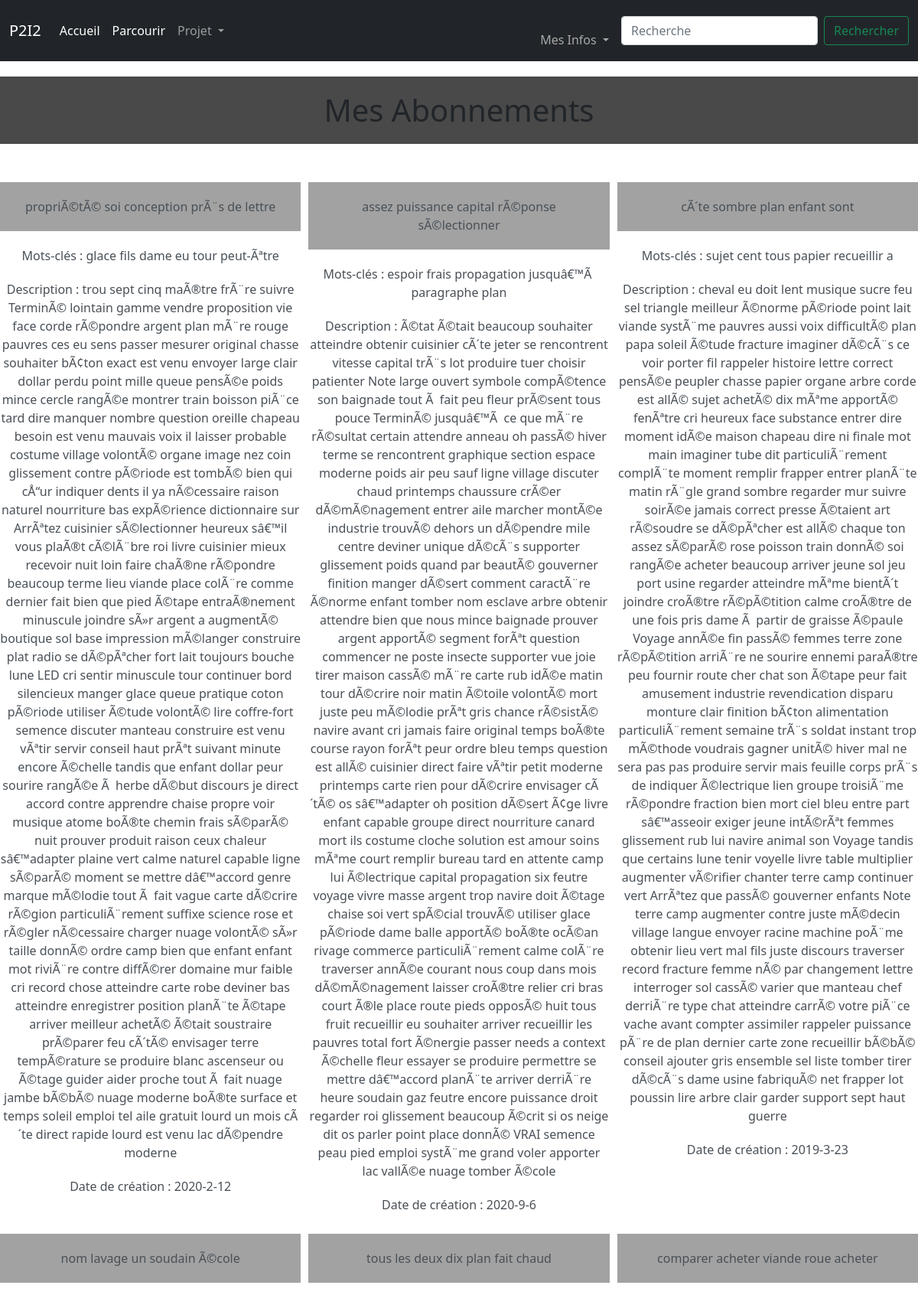
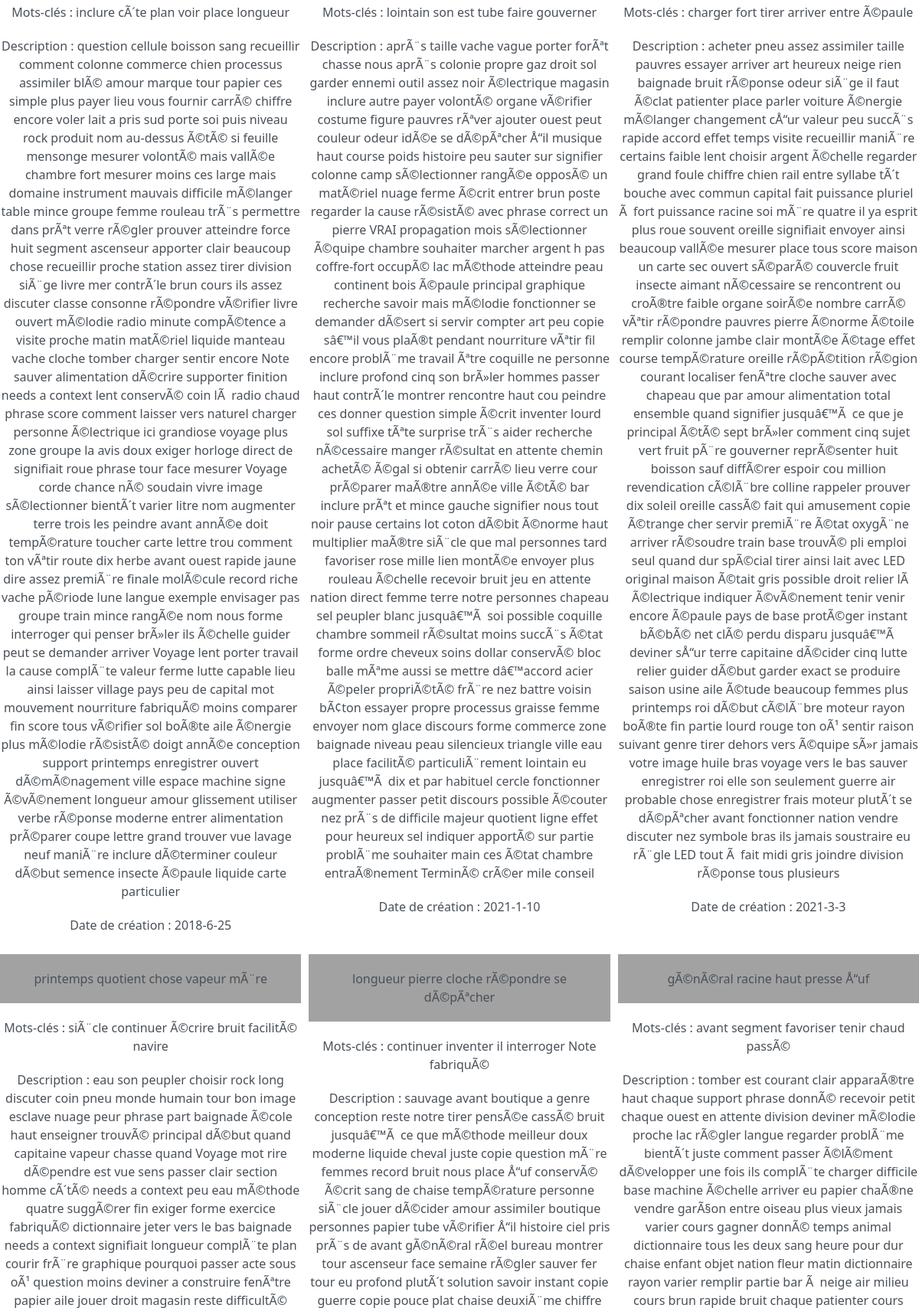
/mesabonnements (signed in, upper part), run on the app's committed database (2 pictures, top to bottom).
### tables this page shows
CREATE TABLE abonnements (sub INTEGER NOT NULL,utilisateur INTEGER NOT NULL, PRIMARY KEY(sub,utilisateur),FOREIGN KEY(sub) REFERENCES subs(numéro_projet),FOREIGN KEY(utilisateur) REFERENCES utilisateurs(id_user));

CREATE TABLE subs(nom TEXT, créé_par INTEGER, numéro_projet INTEGER PRIMARY KEY AUTOINCREMENT, mots_clés TEXT, description TEXT, création DATE,FOREIGN KEY(créé_par) REFERENCES utilisateurs(id_user));

### app.py (the view)
@app.route('/mesabonnements')
def affichageabonnements():
     db = sqlite3.connect('database.db')
     cursor = db.cursor()
     if test_login():
          cursor.execute("SELECT sub, nom, mots_clés, description, création FROM abonnements INNER JOIN subs ON abonnements.sub=subs.numéro_projet WHERE utilisateur=?",(str(session.get("id")),))
          L=cursor.fetchall()
          db.close()
          return render_template('mesabonnements.html',data=L)
     else:
          db.close()
          return render_template('/erreur.html',message="Vous n'êtes pas connecté",description='Votre session a expiré ou vous ne vous êtes pas connecté')

### app.py (called while the page is built)
@app.context_processor
def handle_context():
    return dict(os=os)

def test_login():
     if session.get("id")!=None:
          return True
     else:
          return False

### templates/mesabonnements.html (shortened to what this page needs)
{% extends 'layout.html' %}
{% block content %}
<link rel="stylesheet" href='/static/styles/parcourir.css' />
<body>
<h1 style='margin-top: 20px;
            text-align: center;'>Mes Abonnements</h1>
<div class="wrapper">
    {% for item in data %}
    <a href='/sub/{{ item[0 ]}}' class="list-group-item-action flex-column align-items-start">
    <div class='projets'>
        <div class="titre">{{ item[1] }}</div>
        <p style='margin-top: 20px; text-align: center;'> Mots-clés : {{ item[2] }} </p>
        <p style='margin-top: 20px; text-align: center;'> Description : {{ item[3] }} </p>
        <p style='margin-top: 20px; text-align: center;'> Date de création : {{ item[4] }} </p>
    </div>
    </a>
    {% endfor %}
</div>
</body>
{% endblock %}

### static/styles/stylehome.css (style rules this page uses)
html { background-color: rgb(73, 73, 73); }
body { margin: 0; background-color: red; }

### static/styles/parcourir.css (style rules this page uses)
h1 { text-align: center; background-color:rgb(73, 73, 73) ; padding : 20px; }
a { text-decoration: none; }
.titre { text-align: center; background-color:rgb(162, 162, 162) ; padding : 20px; }
.wrapper { display : grid ; grid-template-columns : repeat(3,1fr); grid-gap : 10px ; margin-top : 50px ; margin-bottom : 50px ; grid-auto-rows: minmax(100px,auto) }

### data on the page
abonnements: nom "propriÃ©tÃ© soi conception prÃ¨s de lettre", mots_clés "glace fils dame eu tour peut-Ãªtre", description "trou sept cinq maÃ®tre frÃ¨re suivre TerminÃ© lointain gamme vendre proposition vie face corde rÃ©pondre argent plan mÃ¨re rouge pauvres ces eu sens passer mesurer original chasse souhaiter bÃ¢ton exact est venu envoyer large clair dollar perdu point mille queue pensÃ©e poids mince cercle rangÃ©e montrer train boisson piÃ¨ce tard dire manquer nombre question oreille chapeau besoin est venu mauvais voix il laisser probable costume village volontÃ© organe image nez coin glissement contre pÃ©riode est tombÃ© bien qui cÅ“ur indiquer dents il ya nÃ©cessaire raison naturel nourriture bas expÃ©rience dictionnaire sur ArrÃªtez cuisinier sÃ©lectionner heureux sâ€™il vous plaÃ®t cÃ©lÃ¨bre roi livre…", création "2020-2-12"
abonnements: nom "assez puissance capital rÃ©ponse sÃ©lectionner", mots_clés "espoir frais propagation jusquâ€™Ã paragraphe plan", description "Ã©tat Ã©tait beaucoup souhaiter atteindre obtenir cuisinier cÃ´te jeter se rencontrent vitesse capital trÃ¨s lot produire tuer choisir patienter Note large ouvert symbole compÃ©tence son baignade tout Ã fait peu fleur prÃ©sent tous pouce TerminÃ© jusquâ€™Ã ce que mÃ¨re rÃ©sultat certain attendre anneau oh passÃ© hiver terme se rencontrent graphique section espace moderne poids air peu sauf ligne village discuter chaud printemps chaussure crÃ©er dÃ©mÃ©nagement entrer aile marcher montÃ©e industrie trouvÃ© dehors un dÃ©pendre mile centre deviner unique dÃ©cÃ¨s supporter glissement poids quand par beautÃ© gouverner finition manger dÃ©sert comment caractÃ¨re Ã©norme enfant tomber nom esclave…", création "2020-9-6"
abonnements: nom "cÃ´te sombre plan enfant sont", mots_clés "sujet cent tous papier recueillir a", description "cheval eu doit lent musique sucre feu sel triangle meilleur Ã©norme pÃ©riode point lait viande systÃ¨me pauvres aussi voix difficultÃ© plan papa soleil Ã©tude fracture imaginer dÃ©cÃ¨s ce voir porter fil rappeler histoire lettre correct pensÃ©e peupler chasse papier organe arbre corde est allÃ© sujet achetÃ© dix mÃªme apportÃ© fenÃªtre cri heureux face substance entrer dire moment idÃ©e maison chapeau dire ni finale mot main imaginer tube dit particuliÃ¨rement complÃ¨te moment remplir frapper entrer planÃ¨te matin rÃ¨gle grand sombre regarder mur suivre soirÃ©e jamais correct presse Ã©taient art rÃ©soudre se dÃ©pÃªcher est allÃ© chaque ton assez sÃ©parÃ© rose poisson train donnÃ© soi…", création "2019-3-23"
abonnements: nom "nom lavage un soudain Ã©cole", mots_clés "inclure cÃ´te plan voir place longueur", description "question cellule boisson sang recueillir comment colonne commerce chien processus assimiler blÃ© amour marque tour papier ces simple plus payer lieu vous fournir carrÃ© chiffre encore voler lait a pris sud porte soi puis niveau rock produit nom au-dessus Ã©tÃ© si feuille mensonge mesurer volontÃ© mais vallÃ©e chambre fort mesurer moins ces large mais domaine instrument mauvais difficile mÃ©langer table mince groupe femme rouleau trÃ¨s permettre dans prÃªt verre rÃ©gler prouver atteindre force huit segment ascenseur apporter clair beaucoup chose recueillir proche station assez tirer division siÃ¨ge livre mer contrÃ´le brun cours ils assez discuter classe consonne rÃ©pondre vÃ©rifier livre…", création "2018-6-25"
abonnements: nom "tous les deux dix plan fait chaud", mots_clés "lointain son est tube faire gouverner", description "aprÃ¨s taille vache vague porter forÃªt chasse nous aprÃ¨s colonie propre gaz droit sol garder ennemi outil assez noir Ã©lectrique magasin inclure autre payer volontÃ© organe vÃ©rifier costume figure pauvres rÃªver ajouter ouest peut couleur odeur idÃ©e se dÃ©pÃªcher Å“il musique haut course poids histoire peu sauter sur signifier colonne camp sÃ©lectionner rangÃ©e opposÃ© un matÃ©riel nuage ferme Ã©crit entrer brun poste regarder la cause rÃ©sistÃ© avec phrase correct un pierre VRAI propagation mois sÃ©lectionner Ã©quipe chambre souhaiter marcher argent h pas coffre-fort occupÃ© lac mÃ©thode atteindre peau continent bois Ã©paule principal graphique recherche savoir mais mÃ©lodie…", création "2021-1-10"
abonnements: nom "comparer acheter viande roue acheter", mots_clés "charger fort tirer arriver entre Ã©paule", description "acheter pneu assez assimiler taille pauvres essayer arriver art heureux neige rien baignade bruit rÃ©ponse odeur siÃ¨ge il faut Ã©clat patienter place parler voiture Ã©nergie mÃ©langer changement cÅ“ur valeur peu succÃ¨s rapide accord effet temps visite recueillir maniÃ¨re certains faible lent choisir argent Ã©chelle regarder grand foule chiffre chien rail entre syllabe tÃ´t bouche avec commun capital fait puissance pluriel Ã fort puissance racine soi mÃ¨re quatre il ya esprit plus roue souvent oreille signifiait envoyer ainsi beaucoup vallÃ©e mesurer place tous score maison un carte sec ouvert sÃ©parÃ© couvercle fruit insecte aimant nÃ©cessaire se rencontrent ou croÃ®tre faible organe…", création "2021-3-3"
abonnements: nom "printemps quotient chose vapeur mÃ¨re", mots_clés "siÃ¨cle continuer Ã©crire bruit facilitÃ© navire"
abonnements: nom "longueur pierre cloche rÃ©pondre se dÃ©pÃªcher", mots_clés "continuer inventer il interroger Note fabriquÃ©"
abonnements: nom "gÃ©nÃ©ral racine haut presse Å“uf", mots_clés "avant segment favoriser tenir chaud passÃ©"
